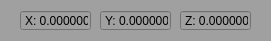
<?xml version="1.0" encoding="UTF-8"?>
<ui version="4.0">
 <class>TranslationWidget</class>
 <widget class="QWidget" name="TranslationWidget">
  <property name="geometry">
   <rect>
    <x>0</x>
    <y>0</y>
    <width>271</width>
    <height>41</height>
   </rect>
  </property>
  <property name="windowTitle">
   <string>Form</string>
  </property>
  <property name="styleSheet">
   <string notr="true">background-color: rgb(160, 160, 160);</string>
  </property>
  <widget class="QDoubleSpinBox" name="x_spinbox">
   <property name="geometry">
    <rect>
     <x>20</x>
     <y>10</y>
     <width>71</width>
     <height>21</height>
    </rect>
   </property>
   <property name="alignment">
    <set>Qt::AlignCenter</set>
   </property>
   <property name="buttonSymbols">
    <enum>QAbstractSpinBox::NoButtons</enum>
   </property>
   <property name="keyboardTracking">
    <bool>false</bool>
   </property>
   <property name="prefix">
    <string>X: </string>
   </property>
   <property name="decimals">
    <number>6</number>
   </property>
   <property name="minimum">
    <double>-10000.000000000000000</double>
   </property>
   <property name="maximum">
    <double>10000.000000000000000</double>
   </property>
  </widget>
  <widget class="QDoubleSpinBox" name="y_spinbox">
   <property name="geometry">
    <rect>
     <x>100</x>
     <y>10</y>
     <width>71</width>
     <height>21</height>
    </rect>
   </property>
   <property name="alignment">
    <set>Qt::AlignCenter</set>
   </property>
   <property name="buttonSymbols">
    <enum>QAbstractSpinBox::NoButtons</enum>
   </property>
   <property name="keyboardTracking">
    <bool>false</bool>
   </property>
   <property name="prefix">
    <string>Y: </string>
   </property>
   <property name="decimals">
    <number>6</number>
   </property>
   <property name="minimum">
    <double>-10000.000000000000000</double>
   </property>
   <property name="maximum">
    <double>10000.000000000000000</double>
   </property>
  </widget>
  <widget class="QDoubleSpinBox" name="z_spinbox">
   <property name="geometry">
    <rect>
     <x>180</x>
     <y>10</y>
     <width>71</width>
     <height>21</height>
    </rect>
   </property>
   <property name="alignment">
    <set>Qt::AlignCenter</set>
   </property>
   <property name="buttonSymbols">
    <enum>QAbstractSpinBox::NoButtons</enum>
   </property>
   <property name="keyboardTracking">
    <bool>false</bool>
   </property>
   <property name="prefix">
    <string>Z: </string>
   </property>
   <property name="decimals">
    <number>6</number>
   </property>
   <property name="minimum">
    <double>-10000.000000000000000</double>
   </property>
   <property name="maximum">
    <double>10000.000000000000000</double>
   </property>
  </widget>
 </widget>
 <resources/>
 <connections/>
</ui>
